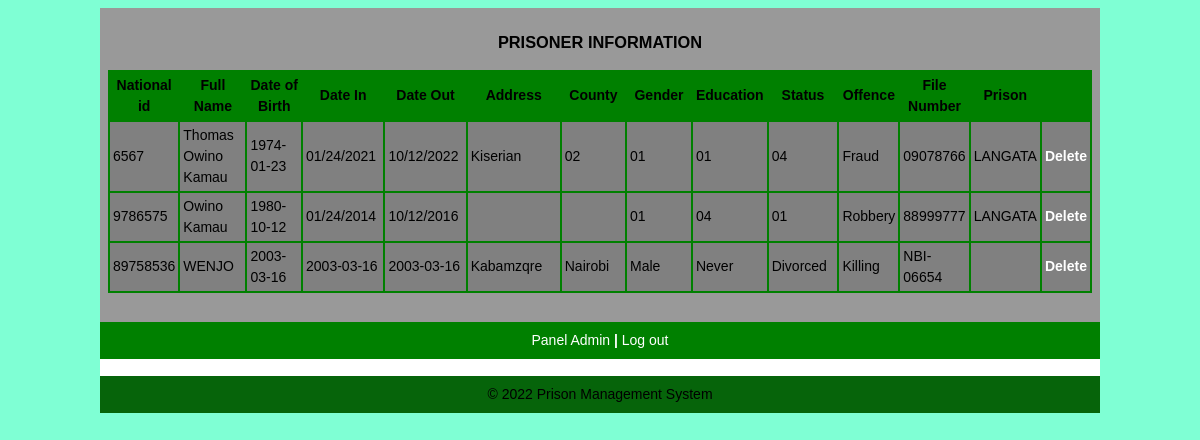
The page /admin/viewprisoners.php on the database its author committed.
### tables this page shows
CREATE TABLE  registration (
  id int(12) NOT NULL DEFAULT '0',
  Full_Name varchar(23) NOT NULL,
  DOB varchar(30) NOT NULL,
  datein varchar(12) NOT NULL,
  dateout varchar(12) NOT NULL,
  Address varchar(20) NOT NULL,
  County varchar(20) NOT NULL,
  Gender varchar(20) NOT NULL,
  Education varchar(20) NOT NULL,
  Marital varchar(20) NOT NULL,
  Offence varchar(90) NOT NULL,
  Sentence varchar(13) NOT NULL,
  File_num varchar(12) NOT NULL,
  prison varchar(25) NOT NULL,
  PRIMARY KEY (id)
);

### admin/viewprisoners.php (the view, shortened to what this page needs)
<!DOCTYPE html>
<html lang="en">
<head>
  <link rel="stylesheet" media="screen" href="login.css">
</head>
<body>
  <table align='center' border='0' bgcolor='green' width='1000' cellpadding='8' cellspacing='0' height='200'>
    <tr>
      <td bgcolor='#999999' valign='center'>
        <?php
        $host = "localhost";
        $username = "root";
        $password = "";
        $db_name = "prison_system";
        $tbl_name = "registration";
        $con = mysqli_connect($host, $username, $password, $db_name);
        $sel = mysqli_query($con, "SELECT * from $tbl_name");
        echo "<table align='center' width='100%' border='0' cellpadding='3' cellspacing='2' bgcolor='green'>
<caption>
<h3>PRISONER INFORMATION</h3>
</caption>
<tr bgcolor='green'>
<th width='3%'>National id</th>
<th width='10%'>Full Name</th>
<th width='10%'>Date of Birth</th>
<th width='10%'>Date In</th>
<th width='10%'>Date Out</th>
<th width='15%'>Address</th>
<th width='10%'>County</th>
<th width='10%'>Gender</th>
<th width='3%'>Education</th>
<th width='10%'>Status</th>
<th width='15%'>Offence</th>
<th width='10%'>File Number</th>
<th width='10%'>Prison</th>
</tr>";
        while ($row = mysqli_fetch_array($sel)) {
          echo "<tr bgcolor='grey'>";
          echo  "<td width='3%'>" . $row['id'] . "</td>";
          echo  "<td width='7%'>" . $row['Full_Name'] . "</td>";
          echo  "<td width='5%'>" . $row['DOB'] . "</td>";
          echo  "<td width='5%'>" . $row['datein'] . "</td>";
          echo  "<td width='5%'>" . $row['dateout'] . "</td>";
          echo  "<td width='7%'>" . $row['Address'] . "</td>";
          echo  "<td width='5%'>" . $row['County'] . "</td>";
          echo  "<td width='3%'>" . $row['Gender'] . "</td>";
          echo  "<td width='7%'>" . $row['Education'] . "</td>";
          echo  "<td width='10%'>" . $row['Marital'] . "</td>";
          echo  "<td width='10%'>" . $row['Offence'] . "</td>";
          echo  "<td width='10%'>" . $row['File_num'] . "</td>";
          echo  "<td width='10%'>" . $row['prison'] . "</td>";
          echo '<td width="3%"><b><a href="deleteprisoners.php?id=' . $row['id'] . '">Delete</a></font></b></td>';
          echo "</tr>";
        }
        echo "</table>";
        ?>
        <br />
      </td>
    </tr>
    <tr>
      <td align="center"><a href="adminpanel.php" target="_parent">Panel Admin <b>|</b></a>
        <a href="../index.php" target="_parent">Log out</a>
      </td>
    </tr>
    <tr>
      <td align='center' bgcolor='white' height='1'>
        <?php
        include("footer.php");
        ?>
      </td>
    </tr>
  </table>
</body>
</html>

### admin/login.css (style rules this page uses)
body { font: 14px/21px "Lucida Sans", "Lucida Grande", "Lucida Sans Unicode", sans-serif; background: aquamarine; }
a { color: #fff; text-decoration: none; cursor: pointer; }

### rows shown on the page
registration: id "6567", Full_Name "Thomas Owino Kamau", DOB "1974-01-23", datein "01/24/2021", dateout "10/12/2022", Address "Kiserian", County "02", Gender "01", Education "01", Marital "04", Offence "Fraud", File_num "09078766", prison "LANGATA"
registration: id "9786575", Full_Name "Owino Kamau", DOB "1980-10-12", datein "01/24/2014", dateout "10/12/2016", Gender "01", Education "04", Marital "01", Offence "Robbery", File_num "88999777", prison "LANGATA"
registration: id "89758536", Full_Name "WENJO", DOB "2003-03-16", datein "2003-03-16", dateout "2003-03-16", Address "Kabamzqre", County "Nairobi", Gender "Male", Education "Never", Marital "Divorced", Offence "Killing", File_num "NBI-06654"
